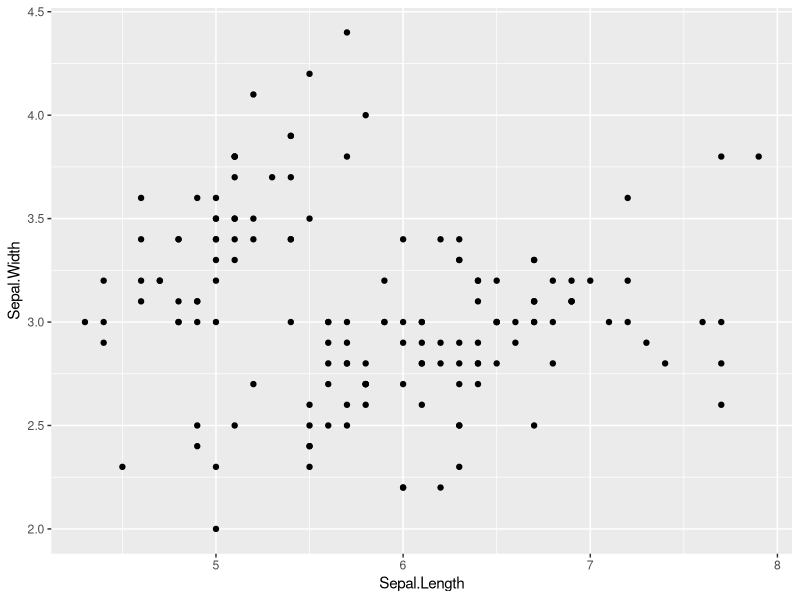
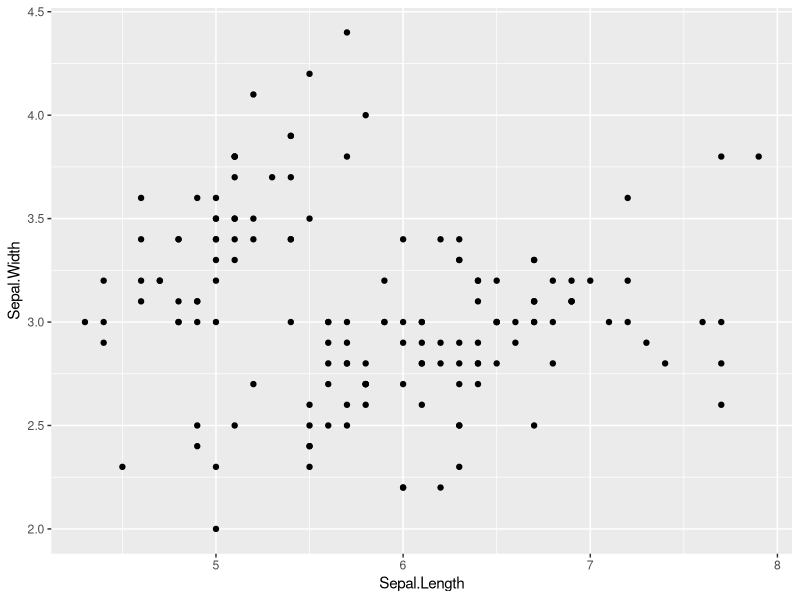
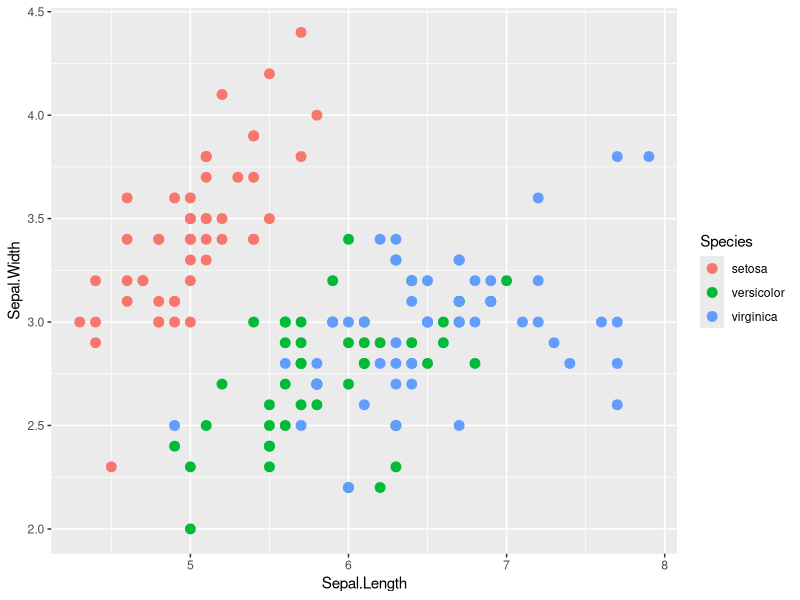
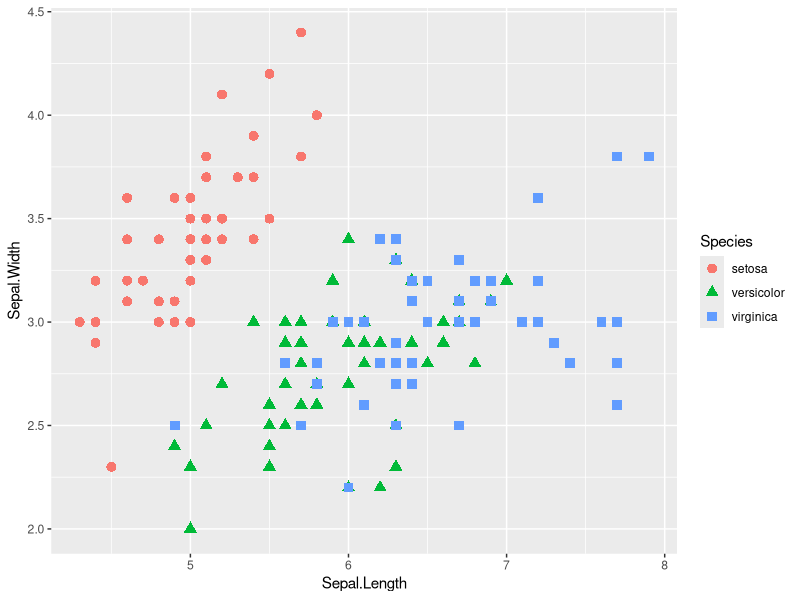
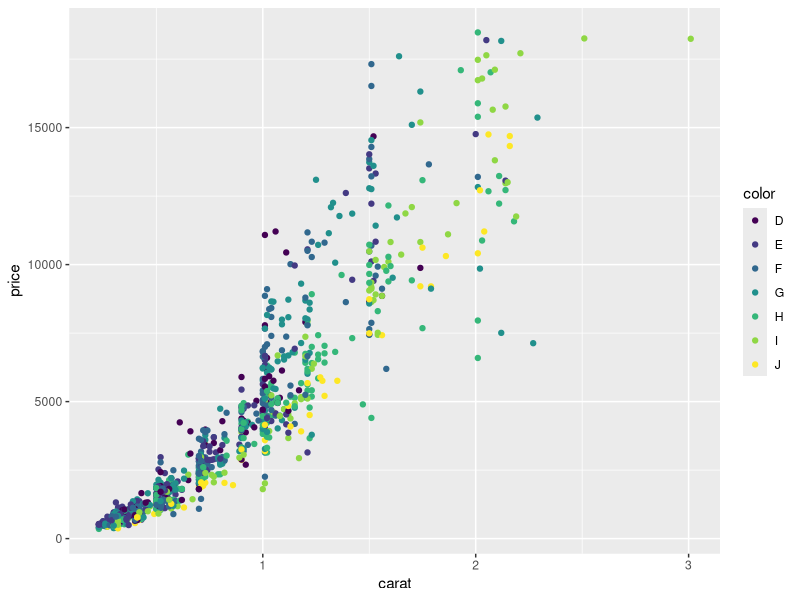
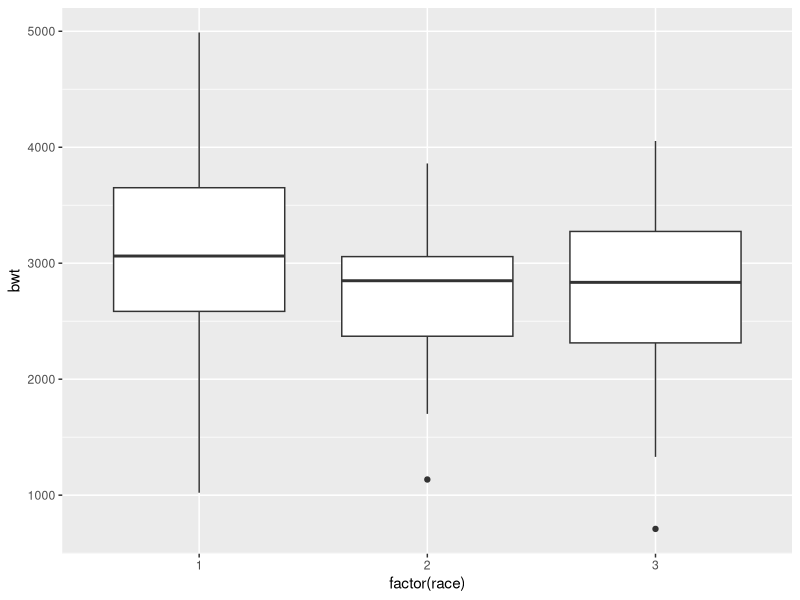
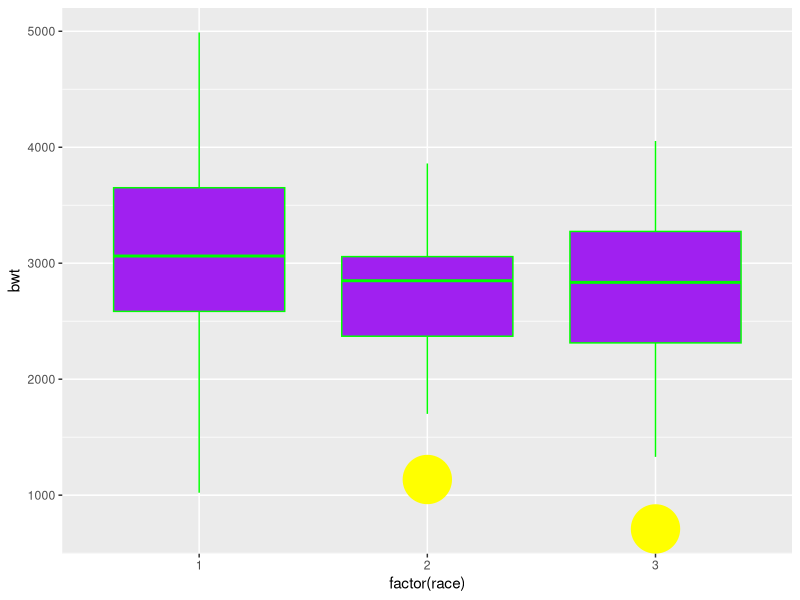
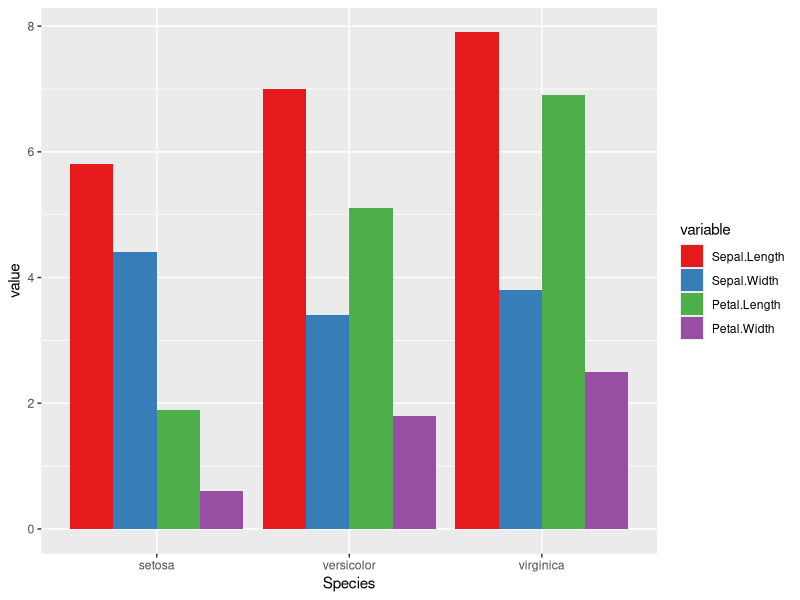

Write R code to recreate these figures, in order. (Note: this script raises an error after producing the figures.)
# Tuesday afternoon ggplot exercises for R Workshop
# Install libraries
install.packages("ggplot2", dependencies=TRUE)
install.packages("plyr")
install.packages("ggthemes")
install.packages("reshape2")

# Load libraries
library("ggplot2")
library("plyr")
library("ggthemes")
library("reshape2")

# Iris dataset scatterplot
myplot <- ggplot(data = iris, aes(x = Sepal.Length, y = Sepal.Width))
summary(myplot)

ggplot(data = iris, aes(x = Sepal.Length, y = Sepal.Width)) +
        geom_point()
myplot + geom_point()

ggplot(iris, aes(Sepal.Length, Sepal.Width, color = Species)) +
        geom_point(size = 3)

ggplot(iris, aes(Sepal.Length, Sepal.Width, color = Species)) +
        geom_point(aes(shape = Species), size = 3)

# Diamonds dataset
d2 <- diamonds[sample(1:dim(diamonds)[1], 1000), ]
ggplot(d2, aes(carat, price, color = color)) +
        geom_point()

# Boxplots
library(MASS)
ggplot(birthwt, aes(factor(race), bwt)) + geom_boxplot()
ggplot(birthwt, aes(factor(race), bwt)) + geom_boxplot(color = "green", fill = "purple", outlier.colour = "yellow", outlier.size = 16)

# Color Brewer Palette (this is a premade color palette with different preassigned color schemes)
df <- melt(iris, id.vars = "Species")
ggplot(df, aes(Species, value, fill = variable)) +
        geom_bar(stat = "identity", position = "dodge") +
        scale_fill_brewer(palette = "Set1")

# Histogram
h <- ggplot(faithful, aes(x = waiting))
h + geom_histogram(binwidth = 30)
h + geom_histogram(binwidth = 8, fill = "steelblue", color = "black")

# Bar Plots
ggplot(iris, aes(Species, Sepal.Length)) + geom_bar(stat = "identity")
# above makes a bar plot with additive values. If you want a bar plot with means (instead
# of a box plot which is probably a better representation):
df <- melt(iris, id.vars = "Species")
ggplot(df, aes(Species, value, fill = variable)) + geom_bar(stat = "identity")
# above makes a an additive bar plot with color differentiation
ggplot(df, aes(Species, value, fill = variable)) + 
        geom_bar(stat = "identity", position = "dodge", color = "black")
# above makes a bar plot with each intance overlaid: height of bars = max.

#histogram with d2 dataset:
ggplot(d2, aes(x = clarity, fill = cut)) + geom_histogram(position = "dodge")
#OR
ggplot(d2, aes(x = clarity, fill = cut)) + geom_bar(stat = "bin", position = "dodge")
# stat = bin in the bar plot makes the y axis a count. It's actually the default and
# doesn't need to be included.

# Density plots
ggplot(faithful, aes(waiting)) + geom_density()
ggplot(faithful, aes(waiting)) + geom_density(fill = "blue", alpha = 0.1)
# alpha is a transparency setting

# Regrression lines
ggplot(iris, aes(Sepal.Length, Sepal.Width, color = Species)) +
        geom_point(aes(shape = Species), size = 3) +
        geom_smooth(method = "lm")
ggplot(iris, aes(Sepal.Length, Sepal.Width, color = Species)) +
        geom_point(aes(shape = Species), size = 3) +
        geom_smooth(method = "lm") +
        facet_wrap( ~ Species)
